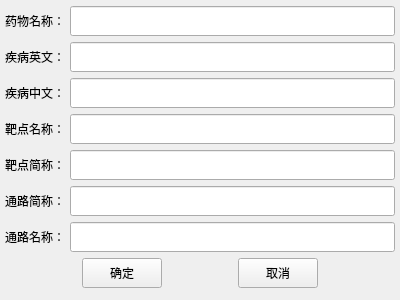
<?xml version="1.0" encoding="UTF-8"?>
<ui version="4.0">
 <class>Form</class>
 <widget class="QWidget" name="Form">
  <property name="geometry">
   <rect>
    <x>0</x>
    <y>0</y>
    <width>400</width>
    <height>300</height>
   </rect>
  </property>
  <property name="windowTitle">
   <string>通路表</string>
  </property>
  <layout class="QVBoxLayout" name="verticalLayout">
   <property name="spacing">
    <number>0</number>
   </property>
   <property name="leftMargin">
    <number>5</number>
   </property>
   <property name="topMargin">
    <number>0</number>
   </property>
   <property name="rightMargin">
    <number>5</number>
   </property>
   <property name="bottomMargin">
    <number>0</number>
   </property>
   <item>
    <layout class="QHBoxLayout" name="horizontalLayout">
     <property name="spacing">
      <number>0</number>
     </property>
     <item>
      <widget class="QLabel" name="label">
       <property name="minimumSize">
        <size>
         <width>65</width>
         <height>0</height>
        </size>
       </property>
       <property name="styleSheet">
        <string notr="true">QLabel{
	font: 10pt &quot;微软雅黑&quot;;
}</string>
       </property>
       <property name="text">
        <string>药物名称：</string>
       </property>
      </widget>
     </item>
     <item>
      <widget class="QLineEdit" name="herb_name_lineEdit">
       <property name="minimumSize">
        <size>
         <width>0</width>
         <height>30</height>
        </size>
       </property>
       <property name="styleSheet">
        <string notr="true">QLineEdit{
	font: 10pt &quot;微软雅黑&quot;;
}</string>
       </property>
      </widget>
     </item>
    </layout>
   </item>
   <item>
    <layout class="QHBoxLayout" name="horizontalLayout_2">
     <item>
      <widget class="QLabel" name="label_2">
       <property name="minimumSize">
        <size>
         <width>65</width>
         <height>0</height>
        </size>
       </property>
       <property name="styleSheet">
        <string notr="true">QLabel{
	font: 10pt &quot;微软雅黑&quot;;
}</string>
       </property>
       <property name="text">
        <string>疾病英文：</string>
       </property>
      </widget>
     </item>
     <item>
      <widget class="QLineEdit" name="english_name_lineEdit">
       <property name="minimumSize">
        <size>
         <width>0</width>
         <height>30</height>
        </size>
       </property>
       <property name="styleSheet">
        <string notr="true">QLineEdit{
	font: 10pt &quot;微软雅黑&quot;;
}</string>
       </property>
      </widget>
     </item>
    </layout>
   </item>
   <item>
    <layout class="QHBoxLayout" name="horizontalLayout_3">
     <item>
      <widget class="QLabel" name="label_3">
       <property name="minimumSize">
        <size>
         <width>65</width>
         <height>0</height>
        </size>
       </property>
       <property name="styleSheet">
        <string notr="true">QLabel{
	font: 10pt &quot;微软雅黑&quot;;
}</string>
       </property>
       <property name="text">
        <string>疾病中文：</string>
       </property>
      </widget>
     </item>
     <item>
      <widget class="QLineEdit" name="chinese_name_lineEdit">
       <property name="minimumSize">
        <size>
         <width>0</width>
         <height>30</height>
        </size>
       </property>
       <property name="styleSheet">
        <string notr="true">QLineEdit{
	font: 10pt &quot;微软雅黑&quot;;
}</string>
       </property>
      </widget>
     </item>
    </layout>
   </item>
   <item>
    <layout class="QHBoxLayout" name="horizontalLayout_4">
     <item>
      <widget class="QLabel" name="label_4">
       <property name="minimumSize">
        <size>
         <width>65</width>
         <height>0</height>
        </size>
       </property>
       <property name="styleSheet">
        <string notr="true">QLabel{
	font: 10pt &quot;微软雅黑&quot;;
}</string>
       </property>
       <property name="text">
        <string>靶点名称：</string>
       </property>
      </widget>
     </item>
     <item>
      <widget class="QLineEdit" name="target_name_lineEdit">
       <property name="minimumSize">
        <size>
         <width>0</width>
         <height>30</height>
        </size>
       </property>
       <property name="styleSheet">
        <string notr="true">QLineEdit{
	font: 10pt &quot;微软雅黑&quot;;
}</string>
       </property>
      </widget>
     </item>
    </layout>
   </item>
   <item>
    <layout class="QHBoxLayout" name="horizontalLayout_5">
     <item>
      <widget class="QLabel" name="label_5">
       <property name="minimumSize">
        <size>
         <width>65</width>
         <height>0</height>
        </size>
       </property>
       <property name="styleSheet">
        <string notr="true">QLabel{
	font: 10pt &quot;微软雅黑&quot;;
}</string>
       </property>
       <property name="text">
        <string>靶点简称：</string>
       </property>
      </widget>
     </item>
     <item>
      <widget class="QLineEdit" name="target_commonname_lineEdit">
       <property name="minimumSize">
        <size>
         <width>0</width>
         <height>30</height>
        </size>
       </property>
       <property name="styleSheet">
        <string notr="true">QLineEdit{
	font: 10pt &quot;微软雅黑&quot;;
}</string>
       </property>
      </widget>
     </item>
    </layout>
   </item>
   <item>
    <layout class="QHBoxLayout" name="horizontalLayout_7">
     <item>
      <widget class="QLabel" name="label_7">
       <property name="minimumSize">
        <size>
         <width>65</width>
         <height>0</height>
        </size>
       </property>
       <property name="styleSheet">
        <string notr="true">QLabel{
	font: 10pt &quot;微软雅黑&quot;;
}</string>
       </property>
       <property name="text">
        <string>通路简称：</string>
       </property>
      </widget>
     </item>
     <item>
      <widget class="QLineEdit" name="entry_commonname_lineEdit">
       <property name="minimumSize">
        <size>
         <width>0</width>
         <height>30</height>
        </size>
       </property>
       <property name="styleSheet">
        <string notr="true">QLineEdit{
	font: 10pt &quot;微软雅黑&quot;;
}</string>
       </property>
       <property name="readOnly">
        <bool>false</bool>
       </property>
      </widget>
     </item>
    </layout>
   </item>
   <item>
    <layout class="QHBoxLayout" name="horizontalLayout_8">
     <item>
      <widget class="QLabel" name="label_8">
       <property name="minimumSize">
        <size>
         <width>65</width>
         <height>0</height>
        </size>
       </property>
       <property name="styleSheet">
        <string notr="true">QLabel{
	font: 10pt &quot;微软雅黑&quot;;
}</string>
       </property>
       <property name="text">
        <string>通路名称：</string>
       </property>
      </widget>
     </item>
     <item>
      <widget class="QLineEdit" name="entry_name_lineEdit">
       <property name="minimumSize">
        <size>
         <width>0</width>
         <height>30</height>
        </size>
       </property>
       <property name="styleSheet">
        <string notr="true">QLineEdit{
	font: 10pt &quot;微软雅黑&quot;;
}</string>
       </property>
       <property name="readOnly">
        <bool>false</bool>
       </property>
      </widget>
     </item>
    </layout>
   </item>
   <item>
    <layout class="QHBoxLayout" name="horizontalLayout_10">
     <item>
      <spacer name="horizontalSpacer_2">
       <property name="orientation">
        <enum>Qt::Horizontal</enum>
       </property>
       <property name="sizeHint" stdset="0">
        <size>
         <width>40</width>
         <height>20</height>
        </size>
       </property>
      </spacer>
     </item>
     <item>
      <widget class="QPushButton" name="pushButton">
       <property name="minimumSize">
        <size>
         <width>0</width>
         <height>30</height>
        </size>
       </property>
       <property name="styleSheet">
        <string notr="true">QPushButton{
	font: 12pt &quot;微软雅黑&quot;;
}</string>
       </property>
       <property name="text">
        <string>确定</string>
       </property>
      </widget>
     </item>
     <item>
      <spacer name="horizontalSpacer_4">
       <property name="orientation">
        <enum>Qt::Horizontal</enum>
       </property>
       <property name="sizeHint" stdset="0">
        <size>
         <width>40</width>
         <height>20</height>
        </size>
       </property>
      </spacer>
     </item>
     <item>
      <widget class="QPushButton" name="pushButton_2">
       <property name="minimumSize">
        <size>
         <width>0</width>
         <height>30</height>
        </size>
       </property>
       <property name="styleSheet">
        <string notr="true">QPushButton{
	font: 12pt &quot;微软雅黑&quot;;
}</string>
       </property>
       <property name="text">
        <string>取消</string>
       </property>
      </widget>
     </item>
     <item>
      <spacer name="horizontalSpacer_3">
       <property name="orientation">
        <enum>Qt::Horizontal</enum>
       </property>
       <property name="sizeHint" stdset="0">
        <size>
         <width>40</width>
         <height>20</height>
        </size>
       </property>
      </spacer>
     </item>
    </layout>
   </item>
  </layout>
 </widget>
 <resources/>
 <connections>
  <connection>
   <sender>pushButton</sender>
   <signal>clicked()</signal>
   <receiver>Form</receiver>
   <slot>edit_signalentry_table()</slot>
   <hints>
    <hint type="sourcelabel">
     <x>90</x>
     <y>282</y>
    </hint>
    <hint type="destinationlabel">
     <x>2</x>
     <y>281</y>
    </hint>
   </hints>
  </connection>
  <connection>
   <sender>pushButton_2</sender>
   <signal>clicked()</signal>
   <receiver>Form</receiver>
   <slot>cancel_edit_signalentry_table()</slot>
   <hints>
    <hint type="sourcelabel">
     <x>305</x>
     <y>284</y>
    </hint>
    <hint type="destinationlabel">
     <x>399</x>
     <y>282</y>
    </hint>
   </hints>
  </connection>
 </connections>
 <slots>
  <slot>edit_userIfo()</slot>
  <slot>cancel_edit_userIfo()</slot>
  <slot>edit_signalentry_table()</slot>
  <slot>cancel_edit_signalentry_table()</slot>
 </slots>
</ui>
